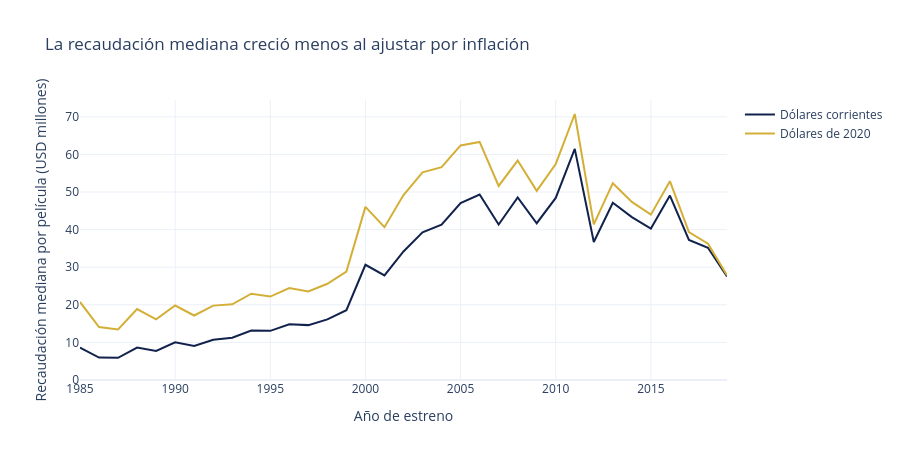

Notebook code for this chart:
### Markdown cell above
## 4.1 Evolución nominal y real de la recaudación

Cada punto de las dos líneas representa la recaudación mediana de las películas de ese año. La distancia entre líneas muestra cuánto cambia la lectura al expresar la recaudación en dólares de 2020; al pasar el cursor se comparan los dos valores del mismo año. El período 1985–2019 evita los años con cobertura muy desigual indicados en 1.8.

### Code cell
import plotly.express as px
import plotly.graph_objects as go
import plotly.io as pio

pio.templates.default = 'plotly_white'
GRIS_GRAFICO = '#BBBBBB'

figura_evolucion = go.Figure()
figura_evolucion.add_trace(go.Scatter(
    x=serie_regular.anio_estreno, y=serie_regular.nominal_millones,
    mode='lines', name='Dólares corrientes',
    line={'color':AZUL_GRAFICO,'width':2}))
figura_evolucion.add_trace(go.Scatter(
    x=serie_regular.anio_estreno, y=serie_regular.real_millones,
    mode='lines', name='Dólares de 2020',
    line={'color':DORADO_GRAFICO,'width':2}))
figura_evolucion.update_layout(
    title='La recaudación mediana creció menos al ajustar por inflación',
    xaxis_title='Año de estreno',
    yaxis_title='Recaudación mediana por película (USD millones)',
    hovermode='x unified', height=460)
figura_evolucion.update_yaxes(rangemode='tozero')
figura_evolucion.show()

print('Años mostrados:', len(serie_regular),
      '| desde', serie_regular.anio_estreno.min(),
      'hasta', serie_regular.anio_estreno.max())

### Figure 1 — Plotly figure (JSON) as saved in the notebook; plotly's stock layout.template omitted (floating-point values rounded to 4 significant figures)
{"data": [{"line": {"color": "#11224D", "width": 2}, "mode": "lines", "name": "Dólares corrientes", "type": "scatter", "x": [1985, 1986, 1987, 1988, 1989, 1990, 1991, 1992, 1993, 1994, 1995, 1996, 1997, 1998, 1999, 2000, 2001, 2002, 2003, 2004, 2005, 2006, 2007, 2008, 2009, 2010, 2011, 2012, 2013, 2014, 2015, 2016, 2017, 2018, 2019], "y": [8.63, 5.958, 5.912, 8.626, 7.724, 10.01, 9.029, 10.73, 11.24, 13.14, 13.07, 14.82, 14.6, 16.12, 18.56, 30.65, 27.83, 34.2, 39.27, 41.32, 47.09, 49.33, 41.35, 48.56, 41.7, 48.43, 61.49, 36.71, 47.13, 43.34, 40.27, 49.05, 37.27, 35.16, 27.53]}, {"line": {"color": "#D4AF37", "width": 2}, "mode": "lines", "name": "Dólares de 2020", "type": "scatter", "x": [1985, 1986, 1987, 1988, 1989, 1990, 1991, 1992, 1993, 1994, 1995, 1996, 1997, 1998, 1999, 2000, 2001, 2002, 2003, 2004, 2005, 2006, 2007, 2008, 2009, 2010, 2011, 2012, 2013, 2014, 2015, 2016, 2017, 2018, 2019], "y": [20.76, 14.07, 13.47, 18.87, 16.12, 19.81, 17.16, 19.78, 20.13, 22.94, 22.2, 24.44, 23.54, 25.59, 28.84, 46.06, 40.66, 49.2, 55.23, 56.61, 62.39, 63.33, 51.62, 58.37, 50.31, 57.47, 70.76, 41.38, 52.35, 47.39, 43.98, 52.9, 39.35, 36.24, 27.86]}], "layout": {"height": 460, "hovermode": "x unified", "title": {"text": "La recaudación mediana creció menos al ajustar por inflación"}, "xaxis": {"title": {"text": "Año de estreno"}}, "yaxis": {"rangemode": "tozero", "title": {"text": "Recaudación mediana por película (USD millones)"}}}}
